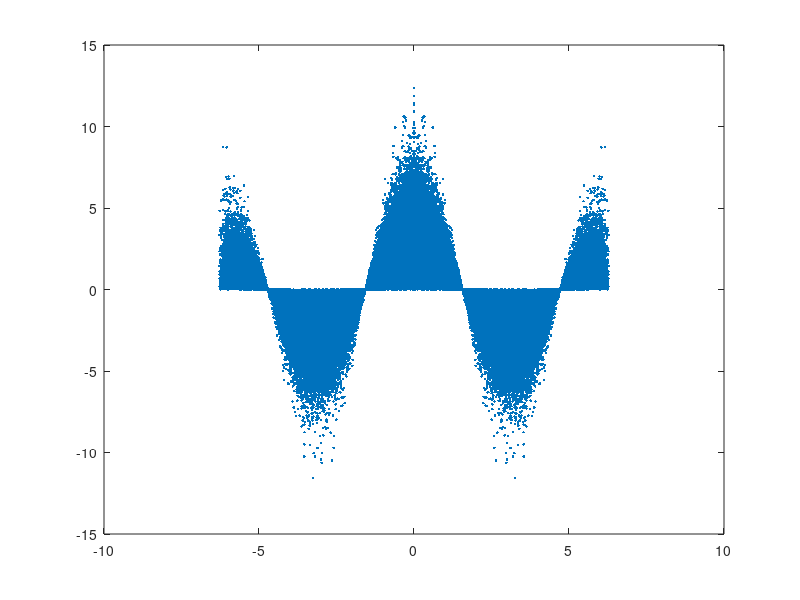
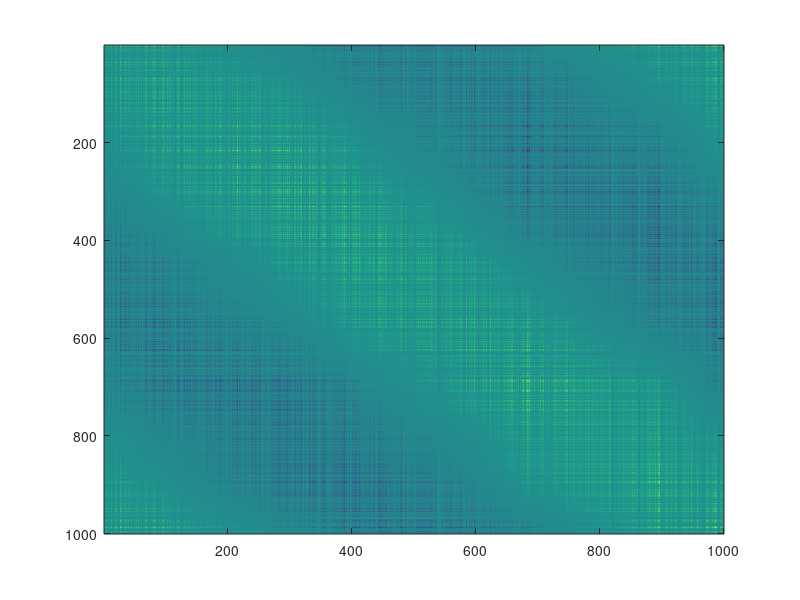
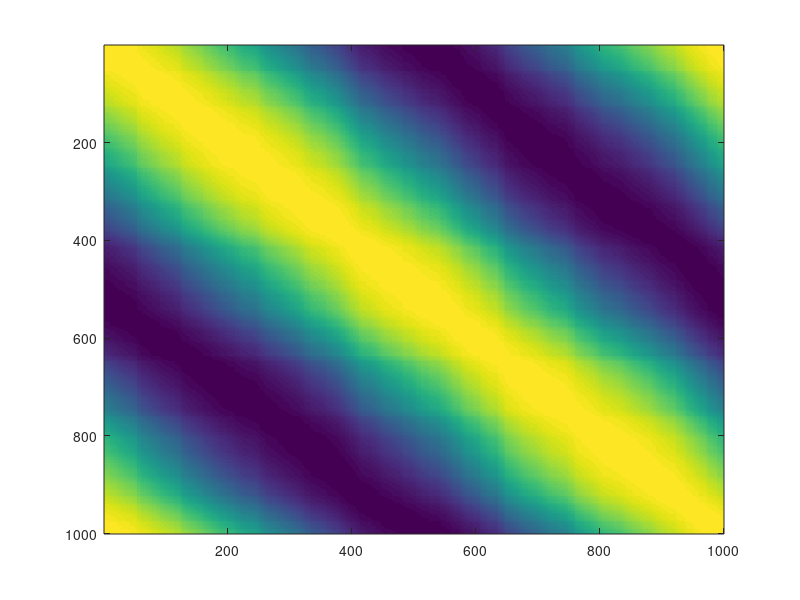

These figures' MATLAB source, in order:
%define Francescian connectivity
xi=randn(1000,2);
W=xi*xi';

%extract connectivity parameters
theta=atan2(xi(:,2),xi(:,1));
rho = sqrt(sum(xi.^2,2));
dtheta=repmat(theta,1,1000)-repmat(theta',1000,1);

%distance dependent connectivity plots
figure; plot(dtheta(:),W(:),'.')
[~,uu]=sort(theta);
figure; imagesc(W(uu,uu))
figure; imagesc(inv(diag(rho(uu)))*W(uu,uu)*inv(diag(rho(uu))))